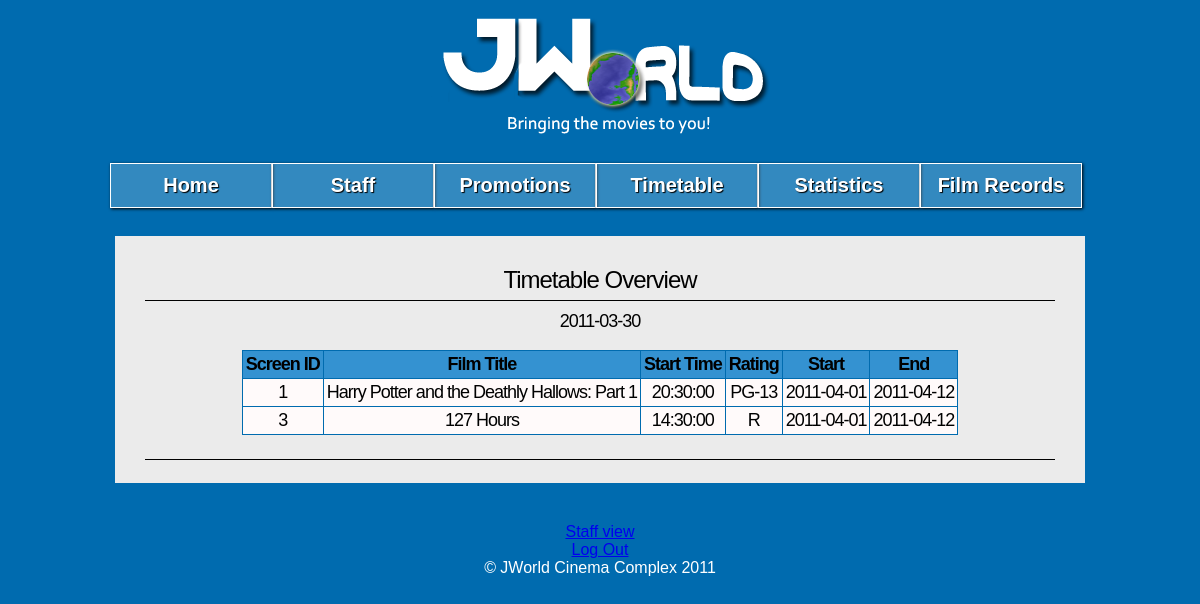
The app's page /admin.php?page=tt-acs (signed in), older data.
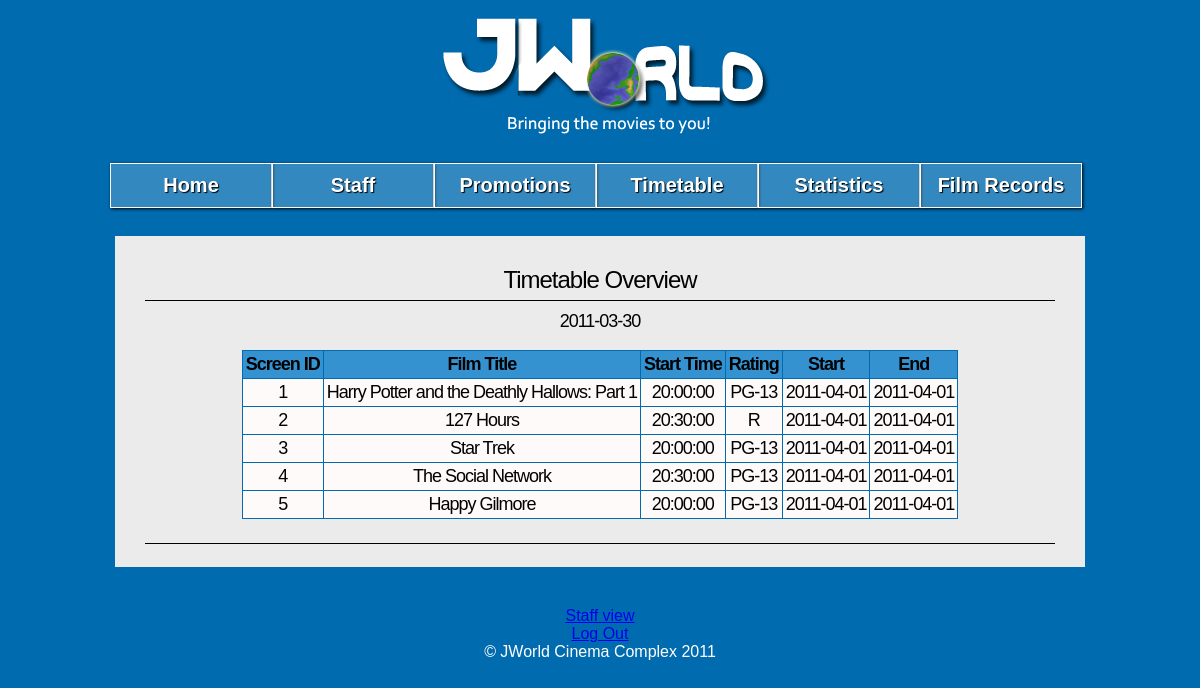
The same page, newer data.
### tables this page shows
CREATE TABLE showings (
	showing_ID int(11) NOT NULL AUTO_INCREMENT,
	screen_ID int(11) NOT NULL,
	film_ID int(11) NOT NULL,
	start_date date NOT NULL,
	end_date date NOT NULL,
	start_time time NOT NULL,
	end_time time NOT NULL,
	PRIMARY KEY (showing_ID),
	FOREIGN KEY (film_ID) REFERENCES films(film_ID) ON DELETE CASCADE ON UPDATE CASCADE,
	FOREIGN KEY (screen_ID) REFERENCES screens(screen_ID) ON DELETE CASCADE ON UPDATE CASCADE
);

CREATE TABLE films (
	film_ID int(11) NOT NULL AUTO_INCREMENT,
	film_title varchar(255) NOT NULL,
	film_year char(4) NOT NULL,
	film_plot text(65535) NOT NULL,
	film_length int(11) NOT NULL,
	film_genre varchar(50) NOT NULL,
	film_rating varchar(5) NOT NULL,
	film_poster varchar(255) NOT NULL,
	imdb_id varchar(50) NOT NULL,
  PRIMARY KEY (film_ID)
);

### res/pages/admin/tt-acs.php (the view, shortened to what this page needs)
<div id="body">
<h1> Timetable Overview</h1>
<h2>
	<?php
	echo date("Y-m-d") . "<p>";
$sat = 6;
$current_day=date('w');
$days_remaining_until_sat = $sat - $current_day;
$ts_start = strtotime("-$current_day days");
$ts_end = strtotime("+$days_remaining_until_sat days");
$sdate= date('Y-m-d',$ts_start);
$edate = date('Y-m-d',$ts_end);
$query = "SELECT showings.screen_ID, showings.film_ID,  films.film_title, showings.start_time, films.film_rating, showings.start_date, showings.end_date FROM showings, films WHERE showings.film_ID = films.film_ID AND start_date between '$sdate' AND '$edate' ORDER BY showings.screen_ID";
$result = mysql_query($query) or die(mysql_error());
echo "<table border='1' class=\"center\">
<tr>
<th>Screen ID</th>
<th>Film Title</th>
<th>Start Time</th>
<th>Rating</th>
<th>Start</th>
<th>End</th>
</tr>";
while($row = mysql_fetch_array($result)){
	echo "<tr>";
	echo "<td>" .$row['screen_ID']. " </td> ";
	echo "<td NOWRAP>" . $row['film_title'] . "</td>";
	echo "<td>" . $row['start_time'] . "</td>";
	echo "<td>" . $row['film_rating'] . "</td>";
	echo "<td>" . $row['start_date'] . "</td>";
	echo "<td>" . $row['end_date'] . "</td>";
	echo "</tr>";
}
	echo "</table>";
	?>
</h2>
</div>

### admin.php (shortened to what this page needs)
<!DOCTYPE html>
<?php
	include('res/config/admin/headder.php');
?>
	<div id="maincontent">
	<?php
	if(isset($_GET['page'])) {
		if(file_exists('res/pages/admin/'.$_GET['page'].'.php')) {
			include('res/pages/admin/'.$_GET['page'].'.php');
		} else {
			include('res/pages/error.php');
		}
	} else {
			include('res/pages/admin/start.php');
	}
	?>
</div>
<?php
	include('res/config/footer.php');
?>
</html>

### res/config/admin/headder.php (shortened to what this page needs)
<head>
	<link href="res/css/redmond/jquery-ui-1.8.10.custom.css" rel="stylesheet" type="text/css"/>
	<link rel="stylesheet" href="res/css/redmond/jquery-ui-timepicker.css" type="text/css"/>
	<link href="res/css/admin.css" rel="stylesheet" type="text/css"/>
</head>
<body>
<div id="container">
	<header id="logo">
	<?php
	if($_SESSION['admin'] == 1 && $_SESSION['staff'] == 0){
		echo "
	<nav>
		<li><a href=\"admin.php\">Home</a>
			<ul>
				<li><a href=\"admin.php?page=edit-home\">Edit Home</a></li>
			</ul>
		</li>
		<li><a href=\"admin.php?page=staff-acs\">Staff</a>
		</li>
		<li><a href=\"admin.php?page=promo-acs\">Promotions</a>
			<ul>
				<li><a href=\"admin.php?page=add-promo\">Add Promo</a></li>
				<li><a href=\"admin.php?page=edit-promo\">Edit Promo</a></li>
				<li><a href=\"admin.php?page=remove-promo\">Remove Promo</a></li>
			</ul>
		</li>
		<li><a href=\"admin.php?page=tt-acs\">Timetable</a>
			<ul>
				<li><a href=\"admin.php?page=add-film-tt\">Add Film</a></li>
				<li><a href=\"admin.php?page=edit-film-tt\">Edit Film</a></li>
				<li><a href=\"admin.php?page=remove-film-tt\">Remove Film</a></li>
				<li><a href=\"admin.php?page=auto-rotate\">Auto Rotation</a></li>
			</ul>
		</li>
		<li><a href=\"admin.php?page=stat-acs\">Statistics</a></li>
		<li><a href=\"admin.php?page=films-acs\">Film Records</a>
			<ul>
				<li><a href=\"admin.php?page=add-film\">Add Film</a></li>
				<li><a href=\"admin.php?page=edit-film\">Edit Film</a></li>
				<li><a href=\"admin.php?page=remove-film\">Remove Film</a></li>
			</ul>
		</li>
	</nav>
		";
	}
	?>
	</header>

### res/config/footer.php (shortened to what this page needs)
		<footer>
			<div id="valid" >
				<?php
				if(isset($_SESSION['admin'])) {
					if($_SESSION['admin'] == 1  && $_SESSION['staff'] == 1){
						echo "<a href=\"admin.php?page=switchStaffView\">Manager View</a><p></h2>";
					} else if ($_SESSION['admin'] == 1) {
						echo "<a href=\"admin.php?page=switchStaffView\">Staff view</a><p></h2>";
					}
				}
				if(isset($_SESSION['login'])) {
					echo "<a href=\"admin.php?page=logOut\">Log Out</a>";
				}
				else {
					echo "<a href=\"index.php?page=adminLogin\">Staff Login</a>";
				}
				?>
				<br/>
				&copy; JWorld Cinema Complex 2011
			</div>
		</footer>
	</div>
</body>

### res/css/admin.css (style rules this page uses)
article, aside, figure, footer, header, nav, section { display: block; }
body { font-family: "Trebuchet MS", Arial, Helvetica, sans-serif; color: #000; background: #006BAF; }
#container { width: 980px; height: 100%; margin-right: auto; margin-left: auto; }
h1 { border-bottom:1px solid #000000; letter-spacing:-1px; font-size:24px; padding-bottom:6px; font-weight:400; margin:10px 10px 3px 0; font-family:Vera, Helvetica, Georgia; }
h2 { border-bottom:1px solid #000000; letter-spacing:-1px; font-size:18px; padding-bottom:6px; font-weight:400; margin:10px 10px 3px 0; font-family:Vera, Helvetica, Georgia; }
#logo { background-image: url(../img/adminLog.png); background-repeat: no-repeat; height: 138px; width: 100%; }
nav { text-align:center; padding-top: 150px; width: 100%; margin-left:auto; margin-right:auto; }
nav li { padding:0; margin:0; list-style: none; margin-bottom: 15px; font-weight: bold; font-size:20px; float: left; }
nav a { display: block; width:140px; padding: 10px; text-decoration: none; color: #fff; border: 1px solid #fff; margin: 5px 0px; box-shadow: 1px 1px 3px #000; text-shadow: 1px 1px 1px #000; background: rgba(255,255,255,0.2); }
nav:after { content: "."; clear: both; visibility: hidden; line-height: 0; height: 0; }
#maincontent { margin-top: 80px; padding-top: 10px; padding-right: 0px; padding-bottom: 10px; padding-left: 0px; }
#body { font-family:"Palatino Linotype", "Book Antiqua", Palatino, serif; font-size:28px; font-weight:bold; background-color: #EBEBEB; width: 920px; height:100%; padding:20px 20px 20px 30px; margin-bottom:20px; margin-left:auto; margin-right:auto; text-align:center; }
footer { text-align:center; padding: 10px 0; clear: both; color: #fff; }
footer p { margin:0 0 5px 0; }
.center { margin-left:auto; margin-right:auto; text-align:center; }
table { border-collapse:collapse; }
table, td, th { border:0.5px solid #006BAF; padding:3px; }
td { text-align:center; background-color:#FFFAFA; }
th { background-color:#3492D1; color:black; }

Row changes from the older to the newer data that the page shows:
changed showings "Harry Potter and the Deathly Hallows: Part 1": start_time "20:30:00" → "20:00:00"; end_date "2011-04-12" → "2011-04-01"
changed showings "127 Hours": screen_ID "3" → "2"; start_time "14:30:00" → "20:30:00"; end_date "2011-04-12" → "2011-04-01"
added showings: screen_ID "3", film_ID.film_title "Star Trek", start_time "20:00:00", film_ID.film_rating "PG-13", start_date "2011-04-01", end_date "2011-04-01"
added showings: screen_ID "4", film_ID.film_title "The Social Network", start_time "20:30:00", film_ID.film_rating "PG-13", start_date "2011-04-01", end_date "2011-04-01"
added showings: screen_ID "5", film_ID.film_title "Happy Gilmore", start_time "20:00:00", film_ID.film_rating "PG-13", start_date "2011-04-01", end_date "2011-04-01"
